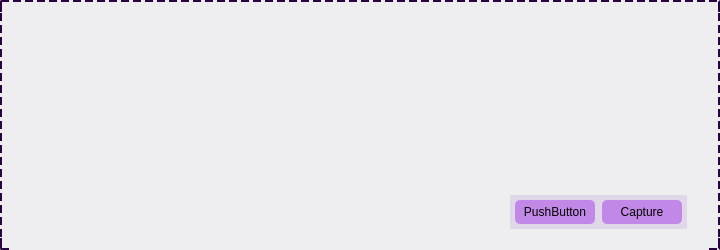
<?xml version="1.0" encoding="UTF-8"?>
<ui version="4.0">
 <class>MainWindow</class>
 <widget class="QMainWindow" name="MainWindow">
  <property name="geometry">
   <rect>
    <x>0</x>
    <y>0</y>
    <width>720</width>
    <height>250</height>
   </rect>
  </property>
  <property name="windowTitle">
   <string>MainWindow</string>
  </property>
  <property name="styleSheet">
   <string notr="true">
#cornerGripLB{border-left: 2px solid #290442; border-bottom:2px dashed #290442;}
#cornerGripLT{border-left:2px solid #290442; border-top:2px dashed #290442;}
#cornerGripRB{border-right:2px solid #290442; border-bottom:2px dashed #290442;}
#cornerGripRT{border-right:2px solid #290442; border-top:2px dashed #290442;}

#bottomGrip{border-bottom:2px dashed #rgb(181, 104, 220);}
#leftGrip{border-left:2px dashed #290442;}
#topGrip{border-top:2px dashed #290442;}
#rightGrip{border-right:2px dashed #290442;}


#centralwidget {
	background-color: rgba(145, 14, 227, 0.01);
}

#innerwidget {
	background-color: transparent;
}

#buttonwidget{
	background-color: rgba(210, 191, 227, 125);
}

#buttonwidget:hover{
    background-color: rgba(210, 191, 227, 255);
}

.QPushButton{
    border-radius: 5px;
	height: 24px;
	width: 80px;
	background-color: rgba(145, 14, 227, 100);
}

.QPushButton:hover{
	background-color: rgba(204, 76, 255, 255);
}

.QPushButton:pressed{
	background-color: rgba(145, 14, 227, 255);
	color: white;
}</string>
  </property>
  <widget class="QWidget" name="centralwidget">
   <property name="cursor">
    <cursorShape>ArrowCursor</cursorShape>
   </property>
   <layout class="QGridLayout" name="gridLayout">
    <property name="leftMargin">
     <number>0</number>
    </property>
    <property name="topMargin">
     <number>0</number>
    </property>
    <property name="rightMargin">
     <number>0</number>
    </property>
    <property name="bottomMargin">
     <number>0</number>
    </property>
    <property name="spacing">
     <number>0</number>
    </property>
    <item row="2" column="1">
     <widget class="QWidget" name="bottomGrip" native="true">
      <property name="minimumSize">
       <size>
        <width>0</width>
        <height>12</height>
       </size>
      </property>
     </widget>
    </item>
    <item row="0" column="1">
     <widget class="QWidget" name="topGrip" native="true">
      <property name="minimumSize">
       <size>
        <width>0</width>
        <height>12</height>
       </size>
      </property>
     </widget>
    </item>
    <item row="1" column="0">
     <widget class="QWidget" name="leftGrip" native="true">
      <property name="sizePolicy">
       <sizepolicy hsizetype="Preferred" vsizetype="Expanding">
        <horstretch>0</horstretch>
        <verstretch>0</verstretch>
       </sizepolicy>
      </property>
     </widget>
    </item>
    <item row="1" column="2">
     <widget class="QWidget" name="rightGrip" native="true">
      <property name="sizePolicy">
       <sizepolicy hsizetype="Preferred" vsizetype="Expanding">
        <horstretch>0</horstretch>
        <verstretch>0</verstretch>
       </sizepolicy>
      </property>
     </widget>
    </item>
    <item row="0" column="0">
     <widget class="QWidget" name="cornerGripLT" native="true">
      <property name="sizePolicy">
       <sizepolicy hsizetype="Preferred" vsizetype="Preferred">
        <horstretch>0</horstretch>
        <verstretch>0</verstretch>
       </sizepolicy>
      </property>
      <property name="minimumSize">
       <size>
        <width>12</width>
        <height>12</height>
       </size>
      </property>
     </widget>
    </item>
    <item row="1" column="1">
     <widget class="QWidget" name="innerwidget" native="true">
      <layout class="QHBoxLayout" name="horizontalLayout_4">
       <property name="spacing">
        <number>0</number>
       </property>
       <property name="leftMargin">
        <number>0</number>
       </property>
       <property name="topMargin">
        <number>0</number>
       </property>
       <property name="rightMargin">
        <number>0</number>
       </property>
       <property name="bottomMargin">
        <number>0</number>
       </property>
       <item>
        <widget class="QWidget" name="widget_5" native="true">
         <property name="enabled">
          <bool>true</bool>
         </property>
         <property name="minimumSize">
          <size>
           <width>12</width>
           <height>0</height>
          </size>
         </property>
         <layout class="QVBoxLayout" name="verticalLayout_3">
          <property name="spacing">
           <number>0</number>
          </property>
          <property name="leftMargin">
           <number>0</number>
          </property>
          <property name="topMargin">
           <number>0</number>
          </property>
          <property name="rightMargin">
           <number>0</number>
          </property>
          <property name="bottomMargin">
           <number>0</number>
          </property>
         </layout>
        </widget>
       </item>
       <item>
        <widget class="QWidget" name="centerWidget" native="true">
         <property name="sizePolicy">
          <sizepolicy hsizetype="Expanding" vsizetype="Preferred">
           <horstretch>0</horstretch>
           <verstretch>0</verstretch>
          </sizepolicy>
         </property>
         <layout class="QVBoxLayout" name="verticalLayout">
          <property name="spacing">
           <number>0</number>
          </property>
          <property name="leftMargin">
           <number>0</number>
          </property>
          <property name="topMargin">
           <number>0</number>
          </property>
          <property name="rightMargin">
           <number>0</number>
          </property>
          <property name="bottomMargin">
           <number>0</number>
          </property>
          <item>
           <widget class="QWidget" name="grabWidget" native="true">
            <property name="sizePolicy">
             <sizepolicy hsizetype="Preferred" vsizetype="MinimumExpanding">
              <horstretch>0</horstretch>
              <verstretch>0</verstretch>
             </sizepolicy>
            </property>
            <layout class="QVBoxLayout" name="verticalLayout_4">
             <property name="spacing">
              <number>0</number>
             </property>
             <property name="leftMargin">
              <number>0</number>
             </property>
             <property name="topMargin">
              <number>0</number>
             </property>
             <property name="rightMargin">
              <number>0</number>
             </property>
             <property name="bottomMargin">
              <number>0</number>
             </property>
             <item>
              <widget class="QWidget" name="widget" native="true">
               <property name="sizePolicy">
                <sizepolicy hsizetype="Preferred" vsizetype="Expanding">
                 <horstretch>0</horstretch>
                 <verstretch>0</verstretch>
                </sizepolicy>
               </property>
               <property name="minimumSize">
                <size>
                 <width>0</width>
                 <height>0</height>
                </size>
               </property>
               <property name="acceptDrops">
                <bool>true</bool>
               </property>
              </widget>
             </item>
             <item>
              <widget class="QWidget" name="widget_2" native="true">
               <property name="sizePolicy">
                <sizepolicy hsizetype="Preferred" vsizetype="Preferred">
                 <horstretch>0</horstretch>
                 <verstretch>0</verstretch>
                </sizepolicy>
               </property>
               <layout class="QHBoxLayout" name="horizontalLayout">
                <item alignment="Qt::AlignRight">
                 <widget class="QWidget" name="buttonwidget" native="true">
                  <property name="sizePolicy">
                   <sizepolicy hsizetype="Preferred" vsizetype="Preferred">
                    <horstretch>0</horstretch>
                    <verstretch>0</verstretch>
                   </sizepolicy>
                  </property>
                  <layout class="QHBoxLayout" name="horizontalLayout_2">
                   <property name="spacing">
                    <number>7</number>
                   </property>
                   <property name="leftMargin">
                    <number>5</number>
                   </property>
                   <property name="topMargin">
                    <number>5</number>
                   </property>
                   <property name="rightMargin">
                    <number>5</number>
                   </property>
                   <property name="bottomMargin">
                    <number>5</number>
                   </property>
                   <item>
                    <widget class="QPushButton" name="pushButton">
                     <property name="text">
                      <string>PushButton</string>
                     </property>
                    </widget>
                   </item>
                   <item>
                    <widget class="QPushButton" name="ScreenShotBtn">
                     <property name="sizePolicy">
                      <sizepolicy hsizetype="Fixed" vsizetype="Fixed">
                       <horstretch>0</horstretch>
                       <verstretch>0</verstretch>
                      </sizepolicy>
                     </property>
                     <property name="text">
                      <string>Capture</string>
                     </property>
                    </widget>
                   </item>
                  </layout>
                 </widget>
                </item>
               </layout>
              </widget>
             </item>
            </layout>
           </widget>
          </item>
         </layout>
        </widget>
       </item>
       <item>
        <widget class="QWidget" name="widget_6" native="true">
         <property name="minimumSize">
          <size>
           <width>12</width>
           <height>0</height>
          </size>
         </property>
         <layout class="QVBoxLayout" name="verticalLayout_2">
          <property name="spacing">
           <number>0</number>
          </property>
          <property name="leftMargin">
           <number>0</number>
          </property>
          <property name="topMargin">
           <number>0</number>
          </property>
          <property name="rightMargin">
           <number>0</number>
          </property>
          <property name="bottomMargin">
           <number>0</number>
          </property>
         </layout>
        </widget>
       </item>
      </layout>
     </widget>
    </item>
    <item row="2" column="0">
     <widget class="QWidget" name="cornerGripLB" native="true">
      <property name="sizePolicy">
       <sizepolicy hsizetype="Preferred" vsizetype="Preferred">
        <horstretch>0</horstretch>
        <verstretch>0</verstretch>
       </sizepolicy>
      </property>
      <property name="minimumSize">
       <size>
        <width>12</width>
        <height>12</height>
       </size>
      </property>
     </widget>
    </item>
    <item row="0" column="2">
     <widget class="QWidget" name="cornerGripRT" native="true">
      <property name="sizePolicy">
       <sizepolicy hsizetype="Preferred" vsizetype="Preferred">
        <horstretch>0</horstretch>
        <verstretch>0</verstretch>
       </sizepolicy>
      </property>
      <property name="minimumSize">
       <size>
        <width>12</width>
        <height>12</height>
       </size>
      </property>
     </widget>
    </item>
    <item row="2" column="2">
     <widget class="QWidget" name="cornerGripRB" native="true">
      <property name="sizePolicy">
       <sizepolicy hsizetype="Preferred" vsizetype="Preferred">
        <horstretch>0</horstretch>
        <verstretch>0</verstretch>
       </sizepolicy>
      </property>
      <property name="minimumSize">
       <size>
        <width>12</width>
        <height>12</height>
       </size>
      </property>
     </widget>
    </item>
   </layout>
  </widget>
 </widget>
 <resources/>
 <connections/>
</ui>
